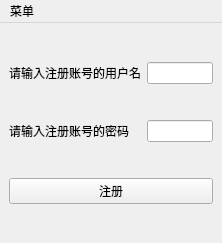
<?xml version="1.0" encoding="UTF-8"?>
<ui version="4.0">
 <class>CreateUser</class>
 <widget class="QMainWindow" name="CreateUser">
  <property name="geometry">
   <rect>
    <x>0</x>
    <y>0</y>
    <width>222</width>
    <height>243</height>
   </rect>
  </property>
  <property name="windowTitle">
   <string>MainWindow</string>
  </property>
  <widget class="QWidget" name="centralwidget">
   <layout class="QGridLayout" name="gridLayout">
    <item row="0" column="0">
     <widget class="QLabel" name="label">
      <property name="text">
       <string>请输入注册账号的用户名</string>
      </property>
     </widget>
    </item>
    <item row="0" column="1">
     <widget class="QLineEdit" name="UserName"/>
    </item>
    <item row="1" column="0">
     <widget class="QLabel" name="label_2">
      <property name="text">
       <string>请输入注册账号的密码</string>
      </property>
     </widget>
    </item>
    <item row="1" column="1">
     <widget class="QLineEdit" name="PassWord">
      <property name="echoMode">
       <enum>QLineEdit::PasswordEchoOnEdit</enum>
      </property>
     </widget>
    </item>
    <item row="2" column="0" colspan="2">
     <widget class="QPushButton" name="pushButton">
      <property name="text">
       <string>注册</string>
      </property>
     </widget>
    </item>
   </layout>
  </widget>
  <widget class="QMenuBar" name="menubar">
   <property name="geometry">
    <rect>
     <x>0</x>
     <y>0</y>
     <width>222</width>
     <height>17</height>
    </rect>
   </property>
   <widget class="QMenu" name="menu">
    <property name="title">
     <string>菜单</string>
    </property>
    <addaction name="actionquit"/>
   </widget>
   <addaction name="menu"/>
  </widget>
  <action name="actionquit">
   <property name="text">
    <string>返回</string>
   </property>
  </action>
 </widget>
 <resources/>
 <connections>
  <connection>
   <sender>actionquit</sender>
   <signal>triggered()</signal>
   <receiver>CreateUser</receiver>
   <slot>close()</slot>
   <hints>
    <hint type="sourcelabel">
     <x>-1</x>
     <y>-1</y>
    </hint>
    <hint type="destinationlabel">
     <x>110</x>
     <y>121</y>
    </hint>
   </hints>
  </connection>
 </connections>
</ui>
